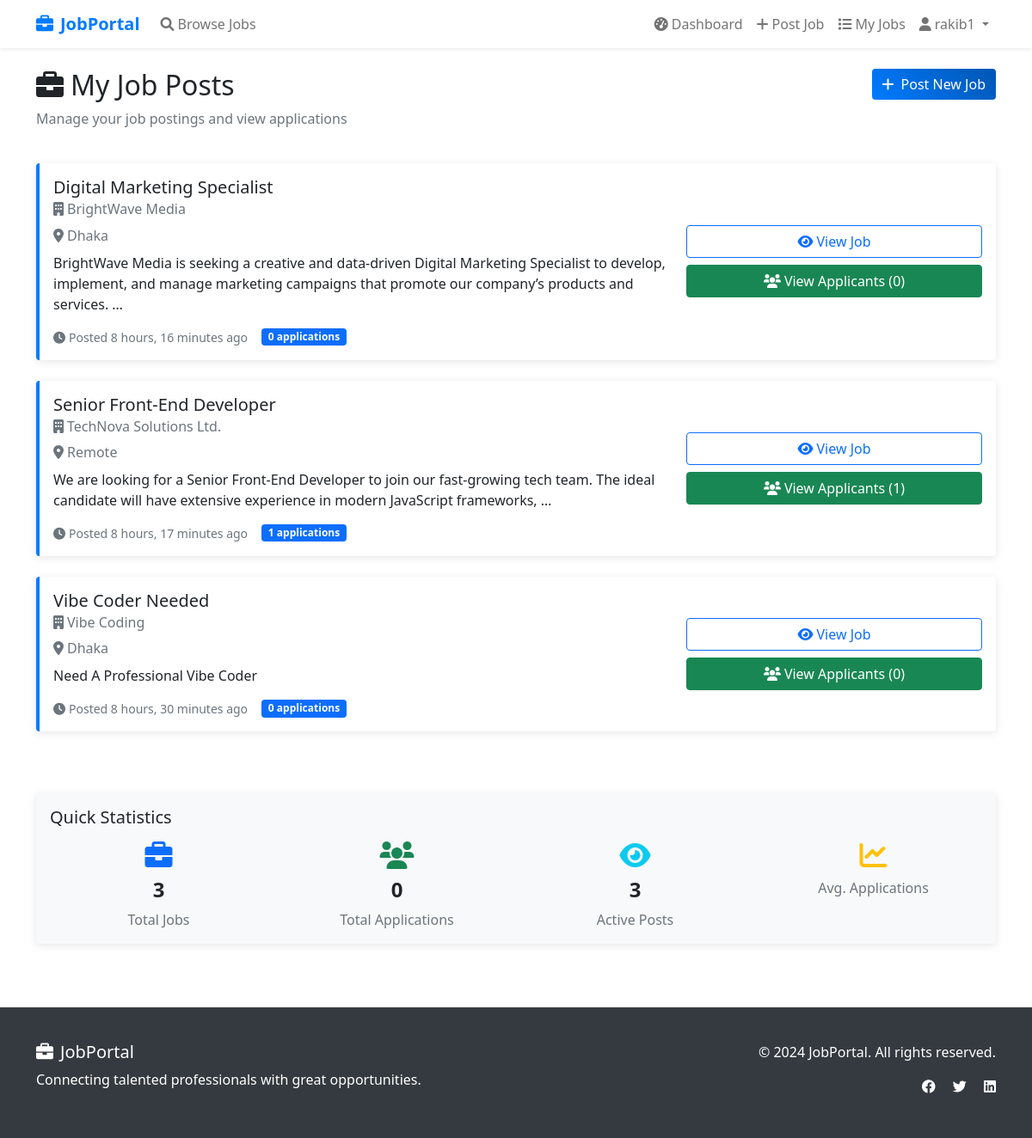
Page /employer/my-jobs/ (signed in) on the committed database.
### jobs/models.py (models this page shows, shortened)
class Job(models.Model):
    title = models.CharField(max_length=200)
    company_name = models.CharField(max_length=200)
    location = models.CharField(max_length=200)
    description = models.TextField()
    posted_by = models.ForeignKey(User, on_delete=models.CASCADE, related_name='posted_jobs')
    created_at = models.DateTimeField(default=timezone.now)
    class Meta:
        ordering = ['-created_at']

### jobs/views.py (the view)
# urls.py: path('employer/my-jobs/', views.my_jobs, name='my_jobs'),
@login_required
def my_jobs(request):
    try:
        profile = request.user.userprofile
        if profile.role != 'employer':
            messages.error(request, 'Access denied. Employer account required.')
            return redirect('jobs:home')
    except UserProfile.DoesNotExist:
        messages.error(request, 'Profile not found.')
        return redirect('jobs:home')
    jobs = Job.objects.filter(posted_by=request.user)
    paginator = Paginator(jobs, 10)
    page_number = request.GET.get('page')
    page_obj = paginator.get_page(page_number)
    return render(request, 'jobs/my_jobs.html', {'page_obj': page_obj})

### jobs/templates/jobs/my_jobs.html (shortened to what this page needs)
{% extends 'jobs/base.html' %}
{% block content %}
<div class="container py-4">
    <div class="row mb-4">
        <div class="col-md-8">
            <h2><i class="fas fa-briefcase me-2"></i>My Job Posts</h2>
            <p class="text-muted">Manage your job postings and view applications</p>
        </div>
        <div class="col-md-4 text-md-end">
            <a href="{% url 'jobs:post_job' %}" class="btn btn-primary">
                <i class="fas fa-plus me-2"></i>Post New Job
            </a>
        </div>
    </div>
    {% if page_obj %}
        <div class="row">
            {% for job in page_obj %}
            <div class="col-12 mb-4">
                <div class="card job-card">
                    <div class="card-body">
                        <div class="row align-items-center">
                            <div class="col-md-8">
                                <h5 class="card-title mb-2">{{ job.title }}</h5>
                                <h6 class="card-subtitle mb-2 text-muted">
                                    <i class="fas fa-building me-1"></i>{{ job.company_name }}
                                </h6>
                                <p class="text-muted mb-2">
                                    <i class="fas fa-map-marker-alt me-1"></i>{{ job.location }}
                                </p>
                                <p class="card-text">{{ job.description|truncatewords:25 }}</p>
                                <div class="d-flex align-items-center">
                                    <small class="text-muted me-3">
                                        <i class="fas fa-clock me-1"></i>Posted {{ job.created_at|timesince }} ago
                                    </small>
                                    <span class="badge bg-primary">{{ job.applications.count }} applications</span>
                                </div>
                            </div>
                            <div class="col-md-4 text-md-end">
                                <div class="d-flex flex-column gap-2">
                                    <a href="{% url 'jobs:job_detail' job.id %}" class="btn btn-outline-primary">
                                        <i class="fas fa-eye me-1"></i>View Job
                                    </a>
                                    <a href="{% url 'jobs:job_applicants' job.id %}" class="btn btn-success">
                                        <i class="fas fa-users me-1"></i>View Applicants ({{ job.applications.count }})
                                    </a>
                                </div>
                            </div>
                        </div>
                    </div>
                </div>
            </div>
            {% endfor %}
        </div>
    {% endif %}
    <div class="row mt-5">
        <div class="col-12">
            <div class="card bg-light">
                <div class="card-body">
                    <h5 class="mb-3">Quick Statistics</h5>
                    <div class="row text-center">
                        <div class="col-md-3">
                            <div class="mb-2">
                                <i class="fas fa-briefcase fa-2x text-primary"></i>
                            </div>
                            <h4 class="fw-bold">{{ page_obj.paginator.count|default:0 }}</h4>
                            <p class="text-muted mb-0">Total Jobs</p>
                        </div>
                        <div class="col-md-3">
                            <div class="mb-2">
                                <i class="fas fa-users fa-2x text-success"></i>
                            </div>
                            <h4 class="fw-bold">
                                {% with total_apps=0 %}
                                    {{ total_apps }}
                                {% endwith %}
                            </h4>
                            <p class="text-muted mb-0">Total Applications</p>
                        </div>
                        <div class="col-md-3">
                            <div class="mb-2">
                                <i class="fas fa-eye fa-2x text-info"></i>
                            </div>
                            <h4 class="fw-bold">{{ page_obj.paginator.count|default:0 }}</h4>
                            <p class="text-muted mb-0">Active Posts</p>
                        </div>
                        <div class="col-md-3">
                            <div class="mb-2">
                                <i class="fas fa-chart-line fa-2x text-warning"></i>
                            </div>
                            <p class="text-muted mb-0">Avg. Applications</p>
                        </div>
                    </div>
                </div>
            </div>
        </div>
    </div>
</div>
{% endblock %}

### jobs/templates/jobs/base.html (shortened to what this page needs)
<!DOCTYPE html>
<html lang="en">
<head>
    <link href="https://cdn.jsdelivr.net/npm/bootstrap@5.1.3/dist/css/bootstrap.min.css" rel="stylesheet">
    <link href="https://cdnjs.cloudflare.com/ajax/libs/font-awesome/6.0.0/css/all.min.css" rel="stylesheet">
</head>
<body>
    <nav class="navbar navbar-expand-lg navbar-light bg-white shadow-sm">
        <div class="container">
            <a class="navbar-brand" href="{% url 'jobs:home' %}">
                <i class="fas fa-briefcase me-2"></i>JobPortal
            </a>
            <div class="collapse navbar-collapse" id="navbarNav">
                <ul class="navbar-nav me-auto">
                    <li class="nav-item">
                        <a class="nav-link" href="{% url 'jobs:job_list' %}">
                            <i class="fas fa-search me-1"></i>Browse Jobs
                        </a>
                    </li>
                </ul>
                <ul class="navbar-nav">
                    {% if user.is_authenticated %}
                        {% if user.userprofile.role == 'employer' %}
                            <li class="nav-item">
                                <a class="nav-link" href="{% url 'jobs:employer_dashboard' %}">
                                    <i class="fas fa-tachometer-alt me-1"></i>Dashboard
                                </a>
                            </li>
                            <li class="nav-item">
                                <a class="nav-link" href="{% url 'jobs:post_job' %}">
                                    <i class="fas fa-plus me-1"></i>Post Job
                                </a>
                            </li>
                            <li class="nav-item">
                                <a class="nav-link" href="{% url 'jobs:my_jobs' %}">
                                    <i class="fas fa-list me-1"></i>My Jobs
                                </a>
                            </li>
                        {% endif %}
                        <li class="nav-item dropdown">
                            <a class="nav-link dropdown-toggle" href="#" id="navbarDropdown" role="button" data-bs-toggle="dropdown">
                                <i class="fas fa-user me-1"></i>{{ user.username }}
                            </a>
                        </li>
                    {% endif %}
                </ul>
            </div>
        </div>
    </nav>
    <main>
        {% block content %}
        {% endblock %}
    </main>
    <footer class="footer">
        <div class="container">
            <div class="row">
                <div class="col-md-6">
                    <h5><i class="fas fa-briefcase me-2"></i>JobPortal</h5>
                    <p>Connecting talented professionals with great opportunities.</p>
                </div>
                <div class="col-md-6 text-md-end">
                    <p>&copy; 2024 JobPortal. All rights reserved.</p>
                    <div class="social-links">
                        <a href="#" class="text-white me-3"><i class="fab fa-facebook"></i></a>
                        <a href="#" class="text-white me-3"><i class="fab fa-twitter"></i></a>
                        <a href="#" class="text-white"><i class="fab fa-linkedin"></i></a>
                    </div>
                </div>
            </div>
        </div>
    </footer>
</body>
</html>

### jobs/templates/jobs/base.html (style rules this page uses)
.navbar-brand { font-weight: bold; color: #007bff !important; }
.card { transition: transform 0.2s; border: none; box-shadow: 0 2px 10px rgba(0,0,0,0.1); }
.btn-primary { background: linear-gradient(45deg, #007bff, #0056b3); border: none; }
.footer { background-color: #343a40; color: white; padding: 40px 0; margin-top: 50px; }
.job-card { border-left: 4px solid #007bff; }

### rows in the picture
Job: title "Digital Marketing Specialist", company_name "BrightWave Media", location "Dhaka", description "BrightWave Media is seeking a creative and data-driven Digital Marketing Specialist to develop, implement, and manage marketing campaigns that promote our company’s products and services. …", created_at "8 hours, 16 minutes", applications.count "0"
Job: title "Senior Front-End Developer", company_name "TechNova Solutions Ltd.", location "Remote", description "We are looking for a Senior Front-End Developer to join our fast-growing tech team. The ideal candidate will have extensive experience in modern JavaScript frameworks, …", created_at "8 hours, 17 minutes", applications.count "1"
Job: title "Vibe Coder Needed", company_name "Vibe Coding", location "Dhaka", description "Need A Professional Vibe Coder", created_at "8 hours, 30 minutes", applications.count "0"

### other values in the picture
{{ user.username }} "rakib1"
{{ page_obj.paginator.count|default:0 }} "3"
{{ total_apps }} "0"
